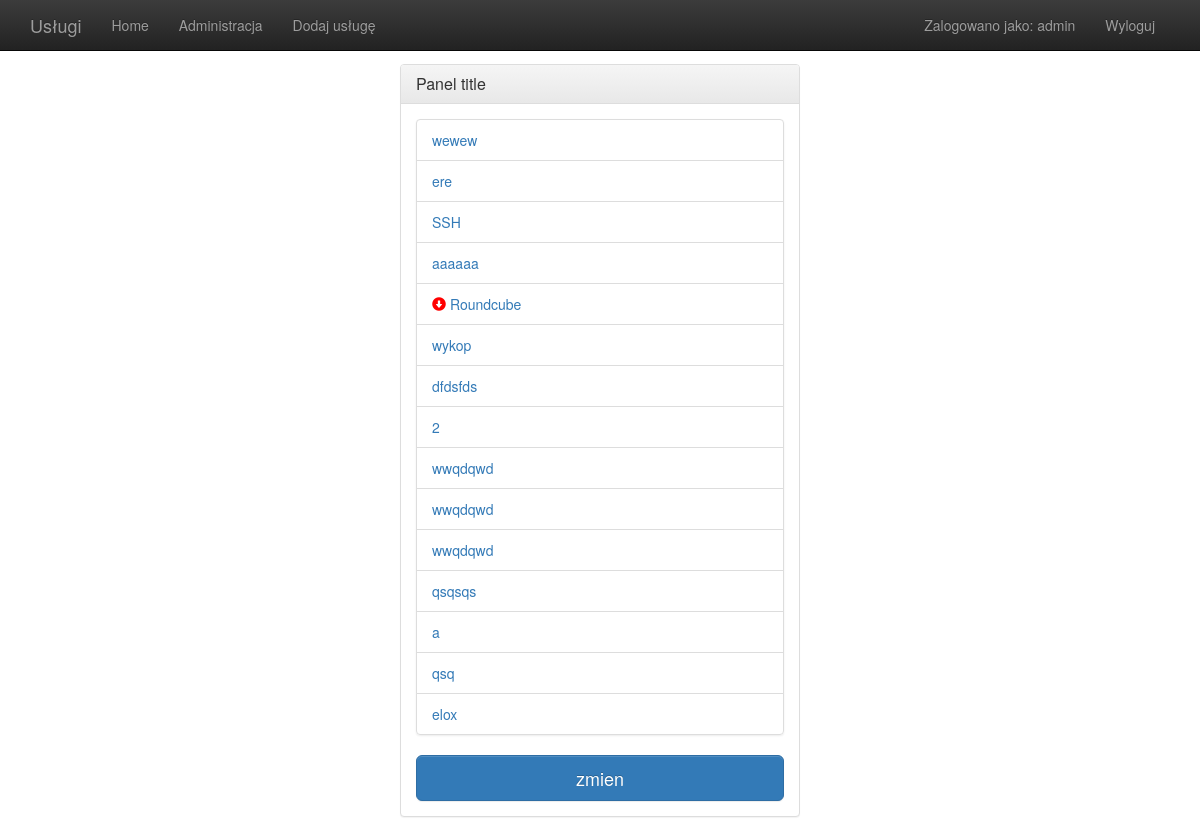
Before: / (signed in) with the older database file.
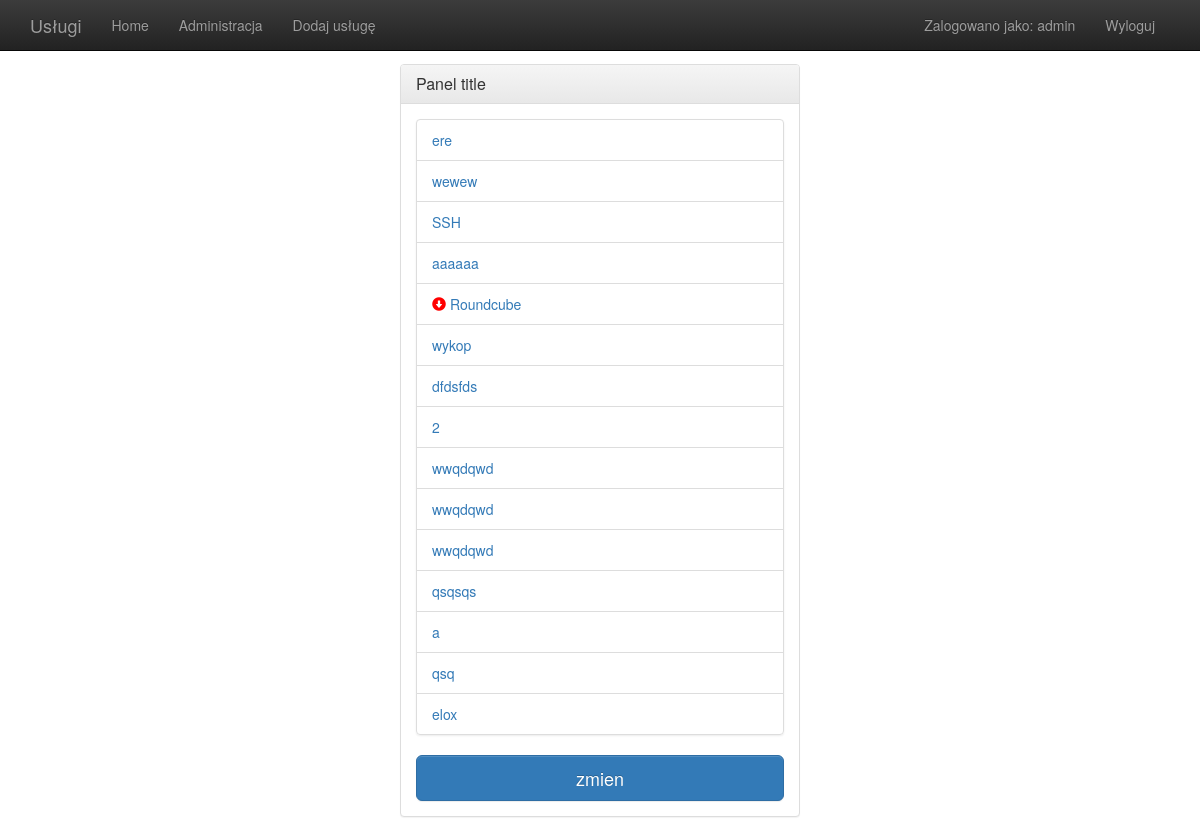
After: the same page with the newer database file.
### blog/models.py (models this page shows, shortened)
class Usluga(models.Model):
	nazwa = models.CharField('nazwa usługi', max_length=100)
	adres = models.URLField('adres URL', blank=True)
	plik_service = models.CharField('nazwa pliku service', max_length=100, blank=True)
	opis = models.CharField('opisik', max_length=1000, default="")
	kolejnosc = models.IntegerField(default=0) #ustaw przy migracji
	class Meta:
		verbose_name_plural = "usługi"
		verbose_name = "usługa"

### blog/views.py (the view)
# urls.py: url(r'^$', views.uslugi, name='index'),
@corobic
def uslugi(request):
	systemd_manager = Manager()
	lista_baza = Usluga.objects.all()
	for x in lista_baza:
		try: #nieistniejacy plik service spowoduje błąd
			if x.plik_service: #jeśli jest okreslony plik oslugi podanyistnieje w systemie
				unit = systemd_manager.get_unit(x.plik_service)
				x.activeState = unit.properties.ActiveState
		except:
			pass
	lista_baza=sorted(lista_baza, key=lambda x: x.kolejnosc)
	kontekst = {
		'lista_uslug': lista_baza
	}
	systemd_manager.unsubscribe()
	return render(request, 'main.html', kontekst)

### blog/templates/main.html
{% extends "base.html" %}
{% block zawartosc %}
<div class="container margines_1em waski">
	<div class="panel panel-default">
		<div class="panel-heading">
			<h3 class="panel-title">Panel title</h3>
		</div>
		<div class="panel-body">
		{% include "komponenty/lista_uslug.html" %}
		</div>
	</div>
</div>
{% endblock %}

### blog/templates/komponenty/lista_uslug.html (shortened to what this page needs)
<ul class="list-group" id="sortable">
{% for x in lista_uslug %}
	<li class="list-group-item" id="pozycja_{{ x.id}}">
		<div class="row">
			<div class="col-sm-8" id="vertical-center" >
				{%if x.opis%}
				<span id="ikona_{{ x.id }}" class="glyphicon glyphicon-circle-arrow-down" aria-hidden="true"></span>
				{%endif%}
				<a href="{{ x.adres }}">{{ x.nazwa }}</a>
			</div>
			<div class="col-sm-4 text-right">
			</div>
</div>
</li>
{% endfor %}
</ul>
<button id="zmien" class="btn btn-lg btn-primary btn-block">zmien</button>

Changed rows visible on the page:
changed Usluga "ere": moves up the list
